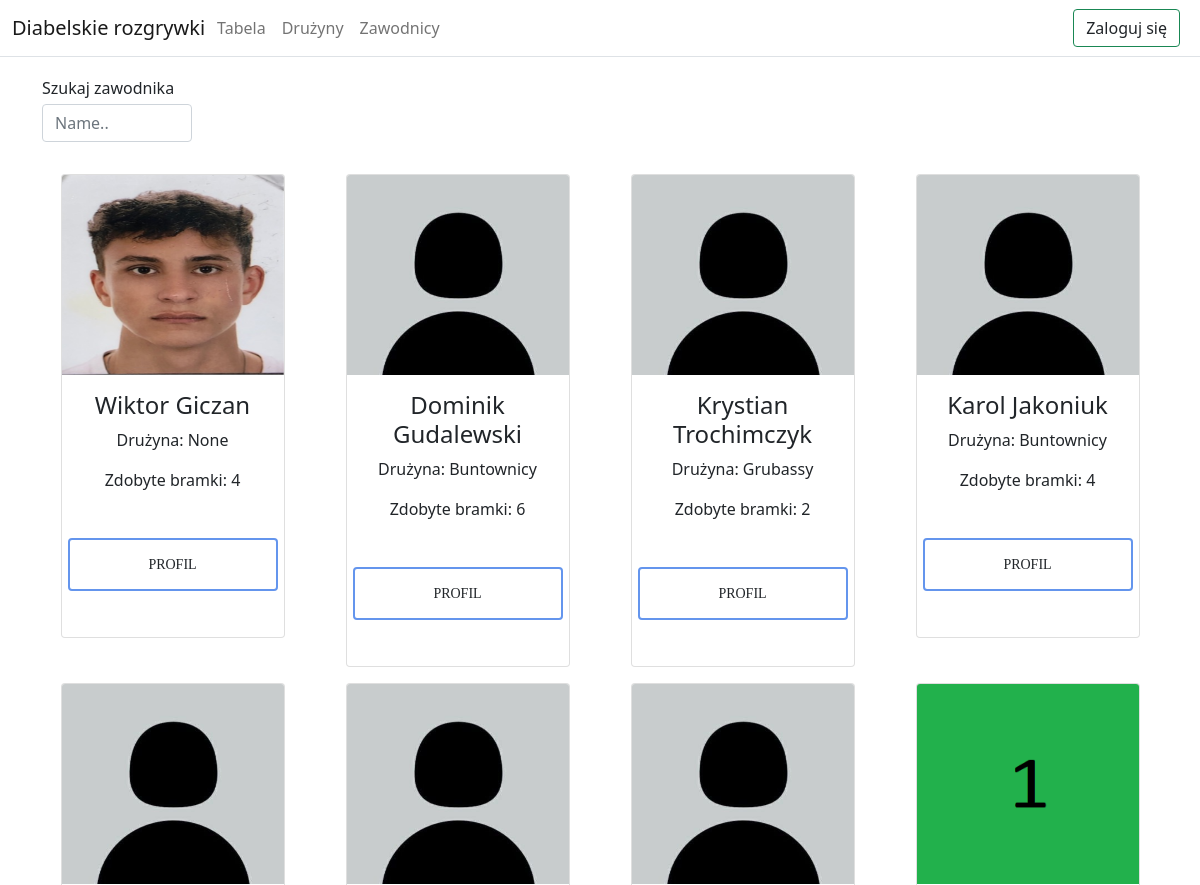
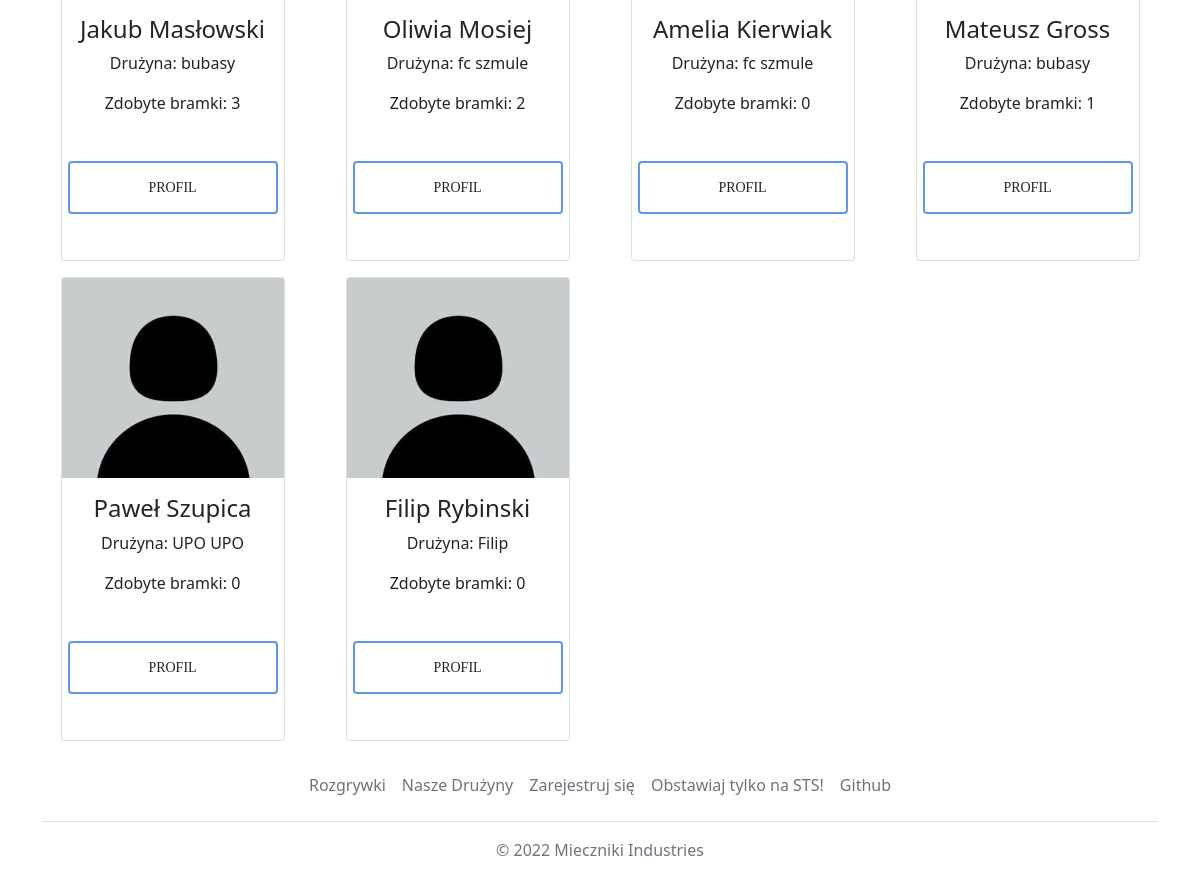
Page /player on the earlier database version (2 pictures, top to bottom).
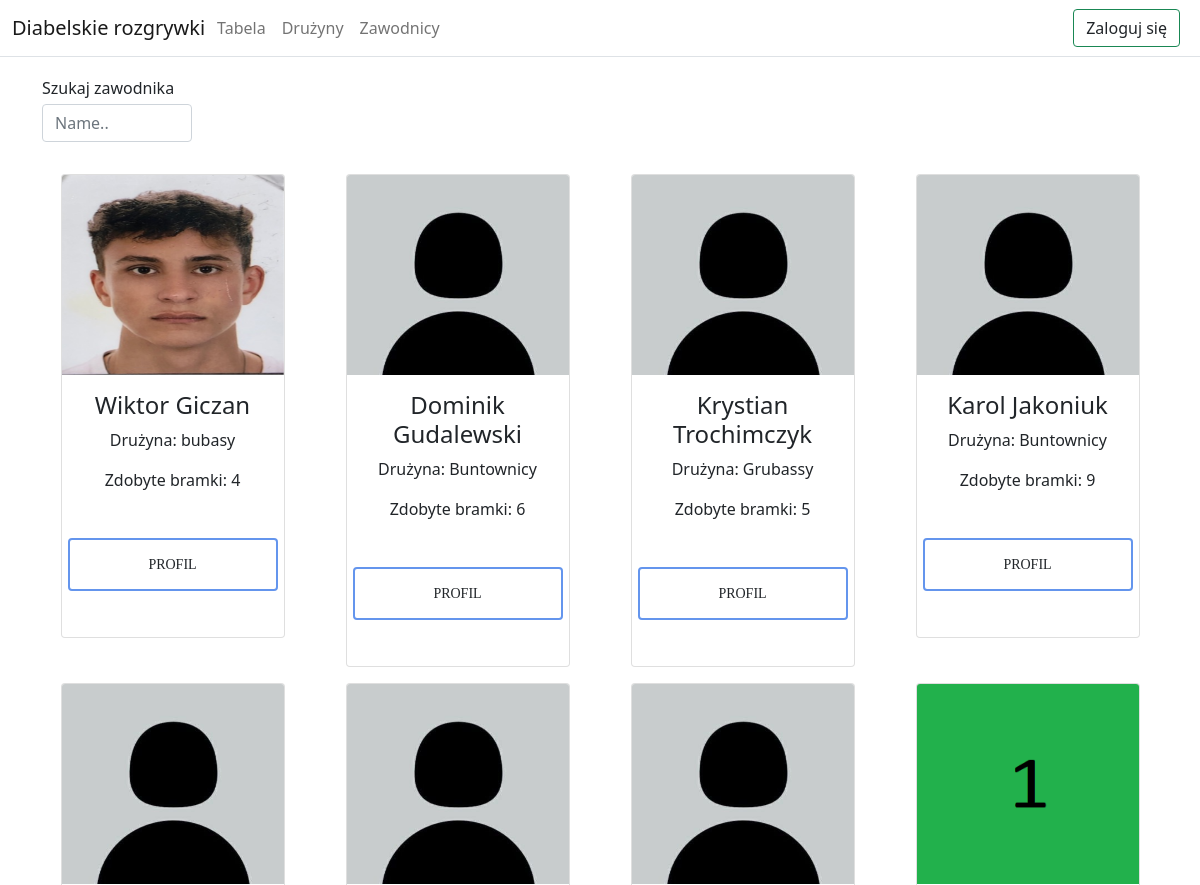
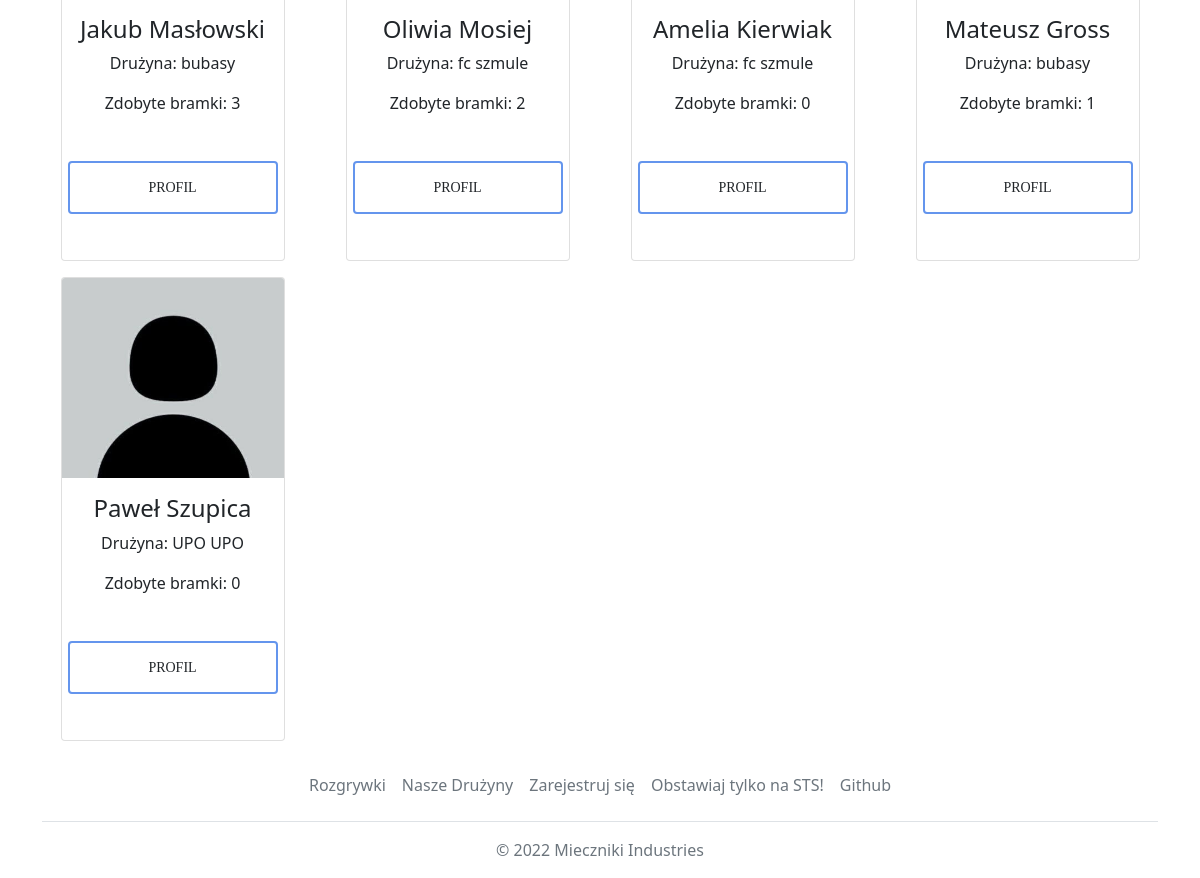
Same page on the later database version (2 pictures, top to bottom).
### Football/models.py (models this page shows, shortened)
class Player(models.Model):
    user = models.OneToOneField(User,on_delete=models.CASCADE,null=True)
    name = models.CharField(max_length=30)
    surname = models.CharField(max_length=30)
    position = models.ForeignKey(Position,on_delete=models.CASCADE,null=True)
    shirt_number = models.IntegerField(null=True, validators=[MinValueValidator(1),MaxValueValidator(99)])
    team = models.ForeignKey(Team,null=True,on_delete=models.SET_NULL)
    image = models.ImageField(upload_to='images/players/',null=False,default='images/default_profile_picture.jpg')
    captain = models.BooleanField(null=False,default=False)
    mod = models.BooleanField(null=False,default=False)
    def get_goals(self):
        goals = Goal.objects.all().filter(player = self)
        return len(goals)
    def get_absolute_url(self):
        return reverse('football:player_detail',args=[self.id])
    def __str__(self):
        return f'{self.name} {self.surname}'

class Team(models.Model):
    name = models.CharField(max_length=30)
    slug = models.SlugField(max_length=30,unique=True)
    image = models.ImageField(upload_to='images/teams')
    def __str__(self):
        return self.name

### Football/views.py (the view, shortened to what this page needs)
# urls.py: path('player',views.all_players,name='all_players'),
def all_players(request):
    context = {
        'players' : Player.objects.filter(mod=False)
    }
    return render(request, 'player/all_players.html', context)

### Football/ext_methods.py (called while the page is built)
def get_teams(request):
    return {'teams' : Team.objects.all()}

### templates/player/all_players.html (shortened to what this page needs)
{% extends 'base.html' %}
{% block content %}
    <div class="container show">
    <form method="POST" autocomplete="off">
        <label class="mt-3">Szukaj zawodnika</label>
        <input name="zawodnik" class="form-control mt-1" list="zawodnicy" placeholder="Name.." style="width: 150px;">
    </form>
        <div class="row mt-3 ">
            {% for player in players %}
            <div class="col-sm-12 col-md-6 col-lg-4 col-xl-3  show">
              <div class="card mt-3 box-shadow mx-auto d-block  rounded groww" style="width:14rem">
                <img class="card-img-top" src="{{ player.image.url }}" alt="{{ player.name }}" width="200px" height = "200px" >
                <div class="card-body">
                  <h4 class="card-text text-center">{{ player }}</h4>
                    <p class = "card-text text-center">Drużyna: {{ player.team }}</p>
                    <p class="card-text text-center">Zdobyte bramki: {{ player.get_goals }}</p>
                  <div class="d-flex justify-content-between align-items-center">
                    <div class="btn-group">
                      <button type="button" class="btn btnn btnn3" style = "position:relative; right:10px; width: 210px;">
                          <a class="text-decoration-none text-dark" href="{{ player.get_absolute_url }}">Profil</a>
                      </button>
                    </div>
                  </div>
                </div>
              </div>
            </div>
            {% endfor %}
        </div>
</div>
{% endblock %}

### templates/base.html (shortened to what this page needs)
{% load static %}
<!DOCTYPE html>
<html lang="en">
<head>
    <link href="https://cdn.jsdelivr.net/npm/bootstrap@5.1.3/dist/css/bootstrap.min.css" rel="stylesheet">
    {% load static %}
    <link rel="stylesheet" type="text/css" href="{% static 'style.css' %}">
</head>
<body>
    <header class="fixed-top">
        <nav class="navbar navbar-expand-md navbar-light bg-white border-bottom">
            <div class="container-fluid">
                <a class="navbar-brand me-1" href="{% url 'football:home' %}">Diabelskie rozgrywki</a>
                <div class="collapse navbar-collapse " id="navbarCollapse">
                    <ul class="navbar-nav me-auto mb-2 mb-md-0">
                        <li class="nav-item active">
                            <a class="nav-link" aria-current="page" href="{% url "football:table" %}">Tabela</a>
                        </li>
                        <li class="nav-item">
                            <a class="nav-link" href="{% url 'football:all_teams' %}">Drużyny </a>
                        </li>
                        <li class="nav-item">
                            <a class="nav-link" href="{% url 'football:all_players' %}">Zawodnicy </a>
                        </li>
                    </ul>
                        </div>
                    {% if user.is_authenticated %}
                        <span class="me-2 d-sm-block d-none d-sm-none d-md-block ">Witaj {{ user }}!</span><button class = "btn btn-outline-danger me-2 d-sm-block d-none d-sm-none d-md-block p-1"><a class="text-decoration-none text-dark" href = {% url "logout" %}>Wyloguj</a></button>
                        {% if user.player %}
                        <div class="dropdown d-sm-block d-none d-sm-none d-md-block">
                            <a class="dropdown-toggle btn me-2 btn-outline-secondary text-dark dropdown-toggle p-1" href="#" id="id3" role="button"
                                data-bs-toggle="dropdown" aria-expanded="false" >
                                Mój profil
                            </a>
                            <ul class="dropdown-menu" aria-labelledby="id3">
                                <li>
                                    <a class="dropdown-item" href="{% url 'football:profile' %} ">Profil</a>
                                    <a class="dropdown-item" href="{{ user.player.get_absolute_url }}">Moje statystyki</a>
                                    {% if user.player.team != None %}
                                        <a class="dropdown-item" href="{{ user.player.team.get_absolute_url }}">Moja drużyna</a>
                                    {% endif %}
                                    <a class="dropdown-item" href ="{% url 'football:messages' %} ">Wiadomości</a>
                                    <a class="dropdown-item" href ="{% url 'football:team_matches' %}">Moje mecze</a>
                                </li>
                            </ul>
                        </div>
                        {% endif %}
                        <button class="btn btn-outline-success me-2 d-sm-block d-none d-sm-none d-md-block p-1 ">
                            <a class="text-decoration-none text-dark " href = "{% url "football:register_team" %} ">Zgłoś Drużynę</a>
                        </button>
                    {% else %}
                        <button class="btn btn-outline-success me-2 "><a href = "{% url "login" %}" class="text-decoration-none text-dark">Zaloguj się</a></button>
                    {% endif %}
            </div>
        </nav>
    </header>
    <div id="content" class="container-fluid p-0">{% block content %} {% endblock %}</div>
    <div class="container">
  <footer class="footer mt-4">
    <ul class="nav justify-content-center border-bottom pb-3 mb-3">
      <li class="nav-item"><a href="{% url 'football:home' %}" class="nav-link px-2 text-muted">Rozgrywki</a></li>
      <li class="nav-item"><a href="{% url 'football:all_teams' %}" class="nav-link px-2 text-muted">Nasze Drużyny</a></li>
      <li class="nav-item"><a href="{% url 'users:register' %}" class="nav-link px-2 text-muted">Zarejestruj się</a></li>
      <li class="nav-item"><a href="https://www.sts.pl" class="nav-link px-2 text-muted">Obstawiaj tylko na STS!</a></li>
      <li class="nav-item"><a href="https://github.com/Miecznikk/szkieletowe_pilkanozna" class="nav-link px-2 text-muted">Github</a></li>
    </ul>
    <p class="text-center text-muted">&copy; 2022 Mieczniki Industries</p>
  </footer>
</div>
</body>
</html>

### static/style.css (style rules this page uses)
.groww { transition: all .2s ease-in-out; }
.show { animation-name: show; animation-duration:1.5s; animation-fill-mode: both; }
.btnn { position: relative; display: block; color: black; font-size: 14px; font-family: "montserrat"; text-decoration: none; margin: 30px 0; border: 2px solid #6495ED; padding: 14px 60px; text-transform: uppercase; overflow: hidden; transition: 1s all ease; }
.btnn::before { background: #6495ED; background: #6495ED; content: ""; position: absolute; top: 50%; left: 50%; transform: translate(-50%,-50%); z-index: -1; transition: all 0.6s ease; }
.btnn3::before { width: 100%; height: 0%; transform: translate(-50%,-50%) rotate(45deg); }

### templates/base.html (style rules this page uses)
body { padding-top:60px; }

Differences in the rows shown:
removed Player: image (placeholder picture), name+surname "Filip Rybinski", team "Filip", get_goals "0"
changed Player "Wiktor Giczan": team "None" → "bubasy"
computed for Player "Krystian Trochimczyk": get_goals "2" → "5"
computed for Player "Karol Jakoniuk": get_goals "4" → "9"
